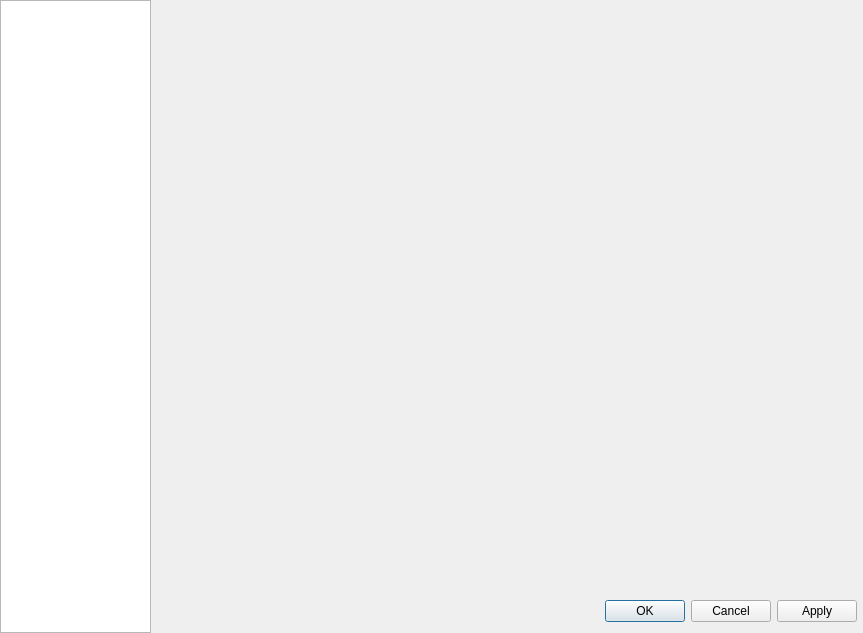
<?xml version="1.0" encoding="UTF-8"?>
<ui version="4.0">
 <class>OptionsDialogClass</class>
 <widget class="QDialog" name="OptionsDialogClass">
  <property name="geometry">
   <rect>
    <x>0</x>
    <y>0</y>
    <width>863</width>
    <height>633</height>
   </rect>
  </property>
  <property name="sizePolicy">
   <sizepolicy hsizetype="Minimum" vsizetype="Minimum">
    <horstretch>0</horstretch>
    <verstretch>0</verstretch>
   </sizepolicy>
  </property>
  <property name="minimumSize">
   <size>
    <width>700</width>
    <height>500</height>
   </size>
  </property>
  <layout class="QHBoxLayout" name="horizontalLayout_2">
   <property name="spacing">
    <number>0</number>
   </property>
   <property name="margin">
    <number>0</number>
   </property>
   <item>
    <widget class="QTreeView" name="trvNodes">
     <property name="sizePolicy">
      <sizepolicy hsizetype="Fixed" vsizetype="Expanding">
       <horstretch>0</horstretch>
       <verstretch>0</verstretch>
      </sizepolicy>
     </property>
     <property name="minimumSize">
      <size>
       <width>151</width>
       <height>0</height>
      </size>
     </property>
     <property name="maximumSize">
      <size>
       <width>151</width>
       <height>16777215</height>
      </size>
     </property>
     <property name="focusPolicy">
      <enum>Qt::NoFocus</enum>
     </property>
     <property name="editTriggers">
      <set>QAbstractItemView::NoEditTriggers</set>
     </property>
     <property name="iconSize">
      <size>
       <width>18</width>
       <height>18</height>
      </size>
     </property>
     <property name="indentation">
      <number>0</number>
     </property>
     <property name="rootIsDecorated">
      <bool>false</bool>
     </property>
     <property name="sortingEnabled">
      <bool>true</bool>
     </property>
     <attribute name="headerVisible">
      <bool>false</bool>
     </attribute>
    </widget>
   </item>
   <item>
    <widget class="QWidget" name="wdtRightWidget" native="true">
     <layout class="QVBoxLayout" name="verticalLayout_2">
      <property name="leftMargin">
       <number>0</number>
      </property>
      <property name="topMargin">
       <number>12</number>
      </property>
      <property name="rightMargin">
       <number>0</number>
      </property>
      <item>
       <widget class="QScrollArea" name="scaScroll">
        <property name="frameShape">
         <enum>QFrame::NoFrame</enum>
        </property>
        <property name="widgetResizable">
         <bool>true</bool>
        </property>
        <widget class="QWidget" name="scrollAreaWidgetContents">
         <property name="geometry">
          <rect>
           <x>0</x>
           <y>0</y>
           <width>712</width>
           <height>579</height>
          </rect>
         </property>
        </widget>
       </widget>
      </item>
      <item>
       <layout class="QHBoxLayout" name="buttonsLayout">
        <property name="leftMargin">
         <number>6</number>
        </property>
        <property name="rightMargin">
         <number>6</number>
        </property>
        <item>
         <widget class="QDialogButtonBox" name="dbbButtons">
          <property name="standardButtons">
           <set>QDialogButtonBox::Apply|QDialogButtonBox::Cancel|QDialogButtonBox::Ok</set>
          </property>
         </widget>
        </item>
       </layout>
      </item>
     </layout>
    </widget>
   </item>
  </layout>
 </widget>
 <layoutdefault spacing="6" margin="11"/>
 <tabstops>
  <tabstop>trvNodes</tabstop>
 </tabstops>
 <resources/>
 <connections/>
</ui>
